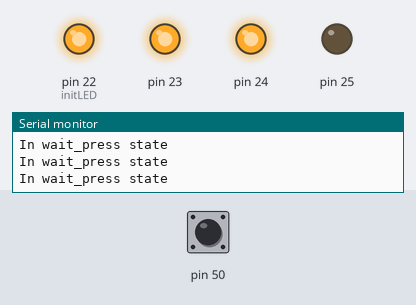
Bench run of a program on a simulated Arduino Mega 2560, built with avr-gcc and run on an emulated ATmega2560. On the bench: output pins drawn as LEDs (lit = HIGH), the last lines printed to the serial monitor. Dashed ring = blinking. Inputs (shaded band) come from the test bench; at power-on: pin 50 HIGH.

Above: at 1.7 s.
5.1 s: pin 50 pulled LOW for 0.15 s
At 5.78 s:
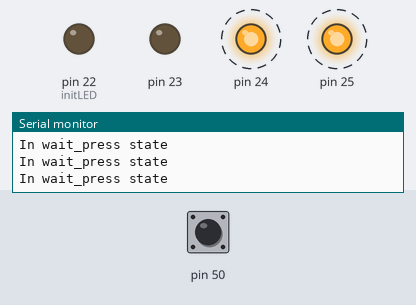
8.1 s: pin 50 pulled LOW for 1 s
At 10.18 s:
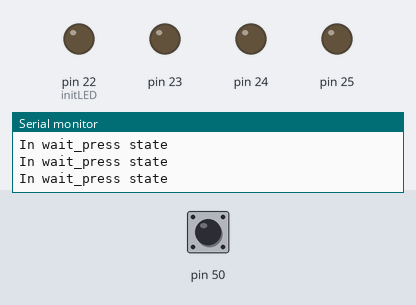
Timing chart, 0 to 17.1 s (numbered marks = the images above; inputs shaded):
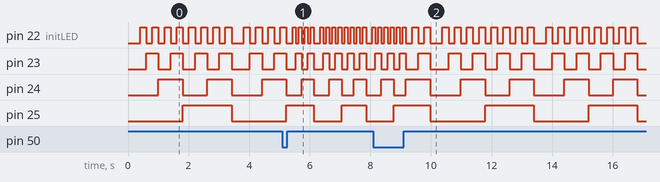

The program:

main.cpp
```cpp
// Author: Alejandro Romero-Lozano
// Net ID: aromerolozano
// Date: 9-28-2023
// Assignment:     Lab 2
//
// Description: This file contains a programmatic overall description of the
// program. It should never contain assignments to special function registers
// for the exception key one-line code such as checking the state of the pin.
//
//----------------------------------------------------------------------//
#include <Arduino.h>
#include <avr/io.h>
#include <avr/interrupt.h>
#include "led.h"
#include "switch.h"
#include "timer.h"

#define SHORT_DELAY 100
#define LONG_DELAY 200
/*
 * Define a set of states that can be used in the state machine using an enum.
 */
typedef enum stateType_enum {
  wait_press,
  debounce_press,
  wait_release,
  debounce_release
  }
  stateType;

// define state variable volatile
volatile stateType pbstate = wait_press;


volatile int led_speed = 2;


int main(){

  //serial for debugging
  Serial.begin(9600);

  //initialize LEDS
  initLED();  // set direction of LED pins

  //initialize switch
  initSwitchPB3(); // set the switch for input and for pin change interrupts

  // initialize timer0
  initTimer0();  //initialize Timer 1 mode of operations using CTC mode

  int led_count = 0;
  // enable global interrupts
  sei();
  /*
  * Implement a state machine in the while loop which achieves the assignment
  * requirements.
  */

	while (1) {

    if (led_speed == 2) {
      delayMs(LONG_DELAY);
    }
    else {
      delayMs(SHORT_DELAY);
    }

    turnOnLEDWithChar(led_count);


    switch (pbstate) {

      case wait_press:
        Serial.println("In wait_press state");
        delayMs(1);
        break;

      case debounce_press:
        Serial.println("In debounce_press state");
        delayMs(1);
        pbstate = wait_release;
        break;

      case wait_release:
        Serial.println("In wait_release state");
        delayMs(1);
        break;


      case debounce_release:
        Serial.println("In debounce_release state");
        delayMs(1);
        pbstate = wait_press;
        break;
      }

    // Serial.flush();

    led_count++;

    if (led_count > 16) {
      led_count = 0;
    }
  }

  return 0;
}

/* Implement an Pin Change Interrupt which handles the switch being
* pressed and released. When the switch is pressed and released, the LEDs
* change at twice the original rate. If the LEDs are already changing at twice
* the original rate, it goes back to the original rate.
*/
// ISR for PCINT
ISR(PCINT0_vect){
  // if the interrupt was triggered when state was waiting for press then we are going
  // debounce the press action  so set pbstate to debounce press
  if( pbstate == wait_press) {
    pbstate = debounce_press;
  }
  else if (pbstate == wait_release) {
    // else if interrupt was triggered when we were in wait_release, then we are going to
    // debounce the release action so set the pbstate to debounce release but first
    // check the ledspeed and change it
    if (led_speed == 2) {  // if the led_speed is fast then change it to slow
      led_speed = 1;
    }
    else {
      led_speed = 2; // else led_speed was slow so change it to fast
    }

    pbstate = debounce_release;
  }
}
```

led.cpp
```cpp
// Author: Alejandro Romero-Lozano
// Net ID: aromerolozano
// Date: 9-28-2023
// Description: This file implements turnOnLED and initLED to control
// the LEDs.
//----------------------------------------------------------------------//


#include <avr/io.h>
#include "led.h"


void initLED(){
    /* Initialize PA0, PA1, PA2, and PA3 to outputs
    */
   DDRA |= (1<<DDA0) | (1<<DDA1) | (1<<DDA2) | (1<<DDA3);
}


void turnOnLEDWithChar(unsigned char num){
    /* This must be one line of code.
    * In this function you will be giving a number "num" which will be represented
    * in binary by four LEDs. You must effectively assign the lowest four bits of
    * "num" to the appropriate bits of PORTA.
    */
   PORTA = (PORTA & 0xF0) | (num & 0x0F);

}
```

led.h
```cpp
// Description: This file contains function prototypes to be implemented in
// led.cpp and to be included in main.cpp.
//----------------------------------------------------------------------//

#ifndef LED_H
#define LED_H

void initLED();
void turnOnLEDWithChar(unsigned char num);

#endif
```

switch.cpp
```cpp
// Description: This file implements the initialization of an external
// switch.
//----------------------------------------------------------------------//

#include "switch.h"
#include <avr/io.h>

/*
// Author: Alejandro Romero-Lozano
// Net ID: aromerolozano
// Date: 9-28-2023
 * Initializes pull-up resistor on PB3 and sets it into input mode
 */


void initSwitchPB3(){

    //set the data direction register to input

  DDRB &= ~(1<<DDB3); // set direction for input
  PORTB |= (1 << PORTB3);  // enble the pullup resistor for stable input

  // enable the group pin change interrupts PCINTs 0 through 7
  PCICR |= (1 << PCIE0);
  // enable the local PCINT 3 corresponding to development board header pin 12
  PCMSK0 |= (1 << PCINT3);
}
```

switch.h
```cpp
// Description: Function prototypes for switch.cpp
//----------------------------------------------------------------------//

#ifndef SWITCH_H
#define SWITCH_H

// Sets up PB3 as an input with pull-up resistor and enables pin change interrupt on it
void initSwitchPB3();

#endif
```

timer.cpp
```cpp
// Author: Alejandro Romero-Lozano
// Net ID: aromerolozano
// Date: 9-28-2023


#include <avr/io.h>
#include "timer.h"

// set up our timer for mode of operation
// use CTC mode
// WGM bits need to be specified
// for CTC mode WGM00 = 0, WGM01 = 1, WGM02 = 0

void initTimer0(){
    TCCR0A &= ~( 1 << WGM00);
    TCCR0A |=  ( 1 << WGM01);
    TCCR0B &= ~( 1 << WGM02);
}

// This function passes an int value called delay
//that will be used to specify how many milliseconds in the delay
/**
 * @brief Generates a delay in milliseconds using Timer0 on an AVR microcontroller.
 *
 * This function configures Timer0 to generate a delay of the specified number of milliseconds.
 * It uses the Output Compare Match feature of Timer0 to achieve precise timing.
 *
 * The Output Compare Register (OCR0A) value is calculated using the formula:
 *
 *     OCR0A = (Td * Fclk) / Prescaler - 1
 *
 * Where:
 * - Td = Desired delay time (1 ms in this case)
 * - Fclk = Clock frequency (16 MHz for the microcontroller)
 * - Prescaler = Timer prescaler value (64 in this case)
 *
 * Substituting the values:
 *
 *     OCR0A = (1e-3 * 16e6) / 64 - 1
 *     OCR0A = 250 - 1
 *     OCR0A = 249
 *
 * @param delay The number of milliseconds to delay.
 */
void delayMs(int delay){

    int count = 0;

    // set up prescaler and output compare register value with formula
    // OCR0A = (Td * Clk Freq )/ (Prescaler)
    // Td = 1ms, clk freq = 16Mhz, Prescaler = 64
    // OCR0A = 249;
    //set the output compare register OCR0A to 249;

    OCR0A = 249;


    // TURN ON CLOCK , SET FREQ PRSCALER TO 64
    TCCR0B  |= (1 << CS00) | (1 << CS01);
    TCCR0B  &= ~ (1 << CS02);
    // go into the millisecond loop and loop until count = delay
    // after this while loop the delay time = delay * 1ms
    while (count < delay){
        // CLEAR THE OCF0A FLAG ()
        // CLEAR THE OCF0A flag by writing a 1 bit
        TIFR0 |= (1 << OCF0A);

        TCNT0 = 0;
        // CLEAR THE COUNTER TO RESTART COUNTING UP TO 249
        // WHILE THE FLAG OCF0A IS NOT RAISED DO NOTHING
        while ( ! (TIFR0 & ( 1 << OCF0A)));

        count++;
    }

    // turn clock off
    TCCR0B  &= ~ ((1 << CS00) | (1 << CS01) | ( 1 << CS02));

}
```

timer.h
```cpp
// Description: This file describes functions used by the timer
//----------------------------------------------------------------------//

#ifndef TIMER_H
#define TIMER_H

void initTimer0();

void delayMs(int delay);

#endif
```

Measured:
- by itself, pin 25: repeats every 3.4 s: LOW 1.8 s, HIGH 1.6 s
